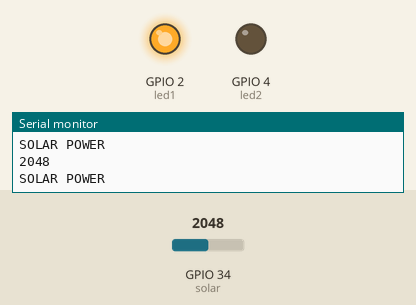
This sketch was run on a simulated ESP32. On the bench: output pins drawn as LEDs (lit = HIGH), the last lines printed to the serial monitor. The test bench sets the inputs (shaded band); at power-on: GPIO 34 (solar) = 2048.

Above: at 1.3 s.
1.4 s: GPIO 34 (solar) set to 656
2.9 s: GPIO 34 (solar) set to 568
At 3.9 s:
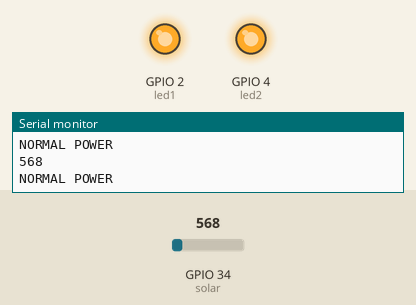
Timing chart, 0 to 5.9 s (numbered marks = the images above; inputs shaded):
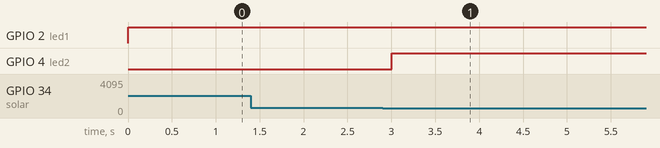

Measured:
- the behaviour switches between 600 and 599 on GPIO 34 (solar) (found by bisection; images 0 and 1)
- after the input at 2.9 s, GPIO 4 (led2): LOW → HIGH after 0.10 s

The sketch:

HelloWorld.ino
```cpp
#include <Wire.h>
#include <LiquidCrystal_I2C.h>

int led1 = 2;
int led2 = 4;
const int solar = 34;
int sol = 0;

LiquidCrystal_I2C lcd(0x27,20,4);  // set the LCD address to 0x27 for a 16 chars and 2 line display

void setup()
{
  /*lcd.init();                      // initialize the lcd
  lcd.init();
  // Print a message to the LCD.
  lcd.backlight();
  lcd.setCursor(0,0);
  lcd.print("VENNAMAVAL");
  lcd.setCursor(0,1);
  lcd.print("GHEE GIRL");*/
  Serial.begin(115200);
  pinMode(led1, OUTPUT);
  pinMode(led2, OUTPUT);
}


void loop(){
  sol = analogRead(solar);
  Serial.println(sol);
  if(sol >= 600){
    digitalWrite(led1, HIGH);
    Serial.println("SOLAR POWER");
  }
  else{
    digitalWrite(led2, HIGH);
    Serial.println("NORMAL POWER");
  }
  delay(500);
}
```
